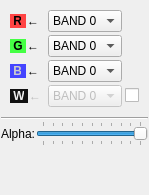
<?xml version="1.0" encoding="UTF-8"?>
<ui version="4.0">
 <class>mvd::ColorSetupWidget</class>
 <widget class="QWidget" name="mvd::ColorSetupWidget">
  <property name="geometry">
   <rect>
    <x>0</x>
    <y>0</y>
    <width>145</width>
    <height>195</height>
   </rect>
  </property>
  <property name="sizePolicy">
   <sizepolicy hsizetype="Preferred" vsizetype="Minimum">
    <horstretch>0</horstretch>
    <verstretch>0</verstretch>
   </sizepolicy>
  </property>
  <property name="windowTitle">
   <string>Form</string>
  </property>
  <property name="locale">
   <locale language="C" country="AnyCountry"/>
  </property>
  <layout class="QGridLayout" name="gridLayout_2">
   <property name="margin">
    <number>1</number>
   </property>
   <property name="spacing">
    <number>1</number>
   </property>
   <item row="3" column="0">
    <spacer name="verticalSpacer">
     <property name="orientation">
      <enum>Qt::Vertical</enum>
     </property>
     <property name="sizeType">
      <enum>QSizePolicy::Expanding</enum>
     </property>
     <property name="sizeHint" stdset="0">
      <size>
       <width>20</width>
       <height>0</height>
      </size>
     </property>
    </spacer>
   </item>
   <item row="0" column="0">
    <layout class="QGridLayout" name="gridLayout">
     <property name="margin">
      <number>9</number>
     </property>
     <property name="spacing">
      <number>3</number>
     </property>
     <item row="3" column="0">
      <layout class="QHBoxLayout" name="wHorizontalLayout">
       <property name="spacing">
        <number>1</number>
       </property>
       <property name="sizeConstraint">
        <enum>QLayout::SetMaximumSize</enum>
       </property>
       <item>
        <widget class="QLabel" name="wLabel">
         <property name="enabled">
          <bool>false</bool>
         </property>
         <property name="sizePolicy">
          <sizepolicy hsizetype="Maximum" vsizetype="Maximum">
           <horstretch>0</horstretch>
           <verstretch>0</verstretch>
          </sizepolicy>
         </property>
         <property name="toolTip">
          <string>White (gray) channel.</string>
         </property>
         <property name="text">
          <string>&lt;span style=&quot;color:#EEEEEE;background-color:#111111&quot;&gt;&amp;nbsp;&lt;b&gt;W&lt;/b&gt;&amp;nbsp;&lt;/span&gt;</string>
         </property>
        </widget>
       </item>
       <item>
        <widget class="QLabel" name="wLeftArrow">
         <property name="enabled">
          <bool>false</bool>
         </property>
         <property name="sizePolicy">
          <sizepolicy hsizetype="Maximum" vsizetype="Maximum">
           <horstretch>0</horstretch>
           <verstretch>0</verstretch>
          </sizepolicy>
         </property>
         <property name="text">
          <string>&lt;span&gt;&lt;b&gt;&amp;larr;&lt;/b&gt;&amp;nbsp;&lt;/span&gt;</string>
         </property>
        </widget>
       </item>
      </layout>
     </item>
     <item row="3" column="1">
      <widget class="QComboBox" name="wComboBox">
       <property name="enabled">
        <bool>false</bool>
       </property>
       <property name="sizePolicy">
        <sizepolicy hsizetype="Expanding" vsizetype="Maximum">
         <horstretch>0</horstretch>
         <verstretch>0</verstretch>
        </sizepolicy>
       </property>
       <item>
        <property name="text">
         <string>BAND 0</string>
        </property>
       </item>
       <item>
        <property name="text">
         <string>BAND 1</string>
        </property>
       </item>
       <item>
        <property name="text">
         <string>BAND 2</string>
        </property>
       </item>
      </widget>
     </item>
     <item row="0" column="0">
      <layout class="QHBoxLayout" name="rHorizontalLayout">
       <property name="spacing">
        <number>1</number>
       </property>
       <property name="sizeConstraint">
        <enum>QLayout::SetMaximumSize</enum>
       </property>
       <item>
        <widget class="QLabel" name="rLabel">
         <property name="sizePolicy">
          <sizepolicy hsizetype="Maximum" vsizetype="Maximum">
           <horstretch>0</horstretch>
           <verstretch>0</verstretch>
          </sizepolicy>
         </property>
         <property name="toolTip">
          <string>Red channel.</string>
         </property>
         <property name="text">
          <string>&lt;span style=&quot;color:#000000;background-color:#FF4444&quot;&gt;&amp;nbsp;&lt;b&gt;R&lt;/b&gt;&amp;nbsp;&lt;/span&gt;</string>
         </property>
        </widget>
       </item>
       <item>
        <widget class="QLabel" name="rLeftArrow">
         <property name="sizePolicy">
          <sizepolicy hsizetype="Maximum" vsizetype="Maximum">
           <horstretch>0</horstretch>
           <verstretch>0</verstretch>
          </sizepolicy>
         </property>
         <property name="text">
          <string>&lt;span&gt;&lt;b&gt;&amp;larr;&lt;/b&gt;&amp;nbsp;&lt;/span&gt;</string>
         </property>
        </widget>
       </item>
      </layout>
     </item>
     <item row="0" column="1">
      <widget class="QComboBox" name="rComboBox">
       <property name="sizePolicy">
        <sizepolicy hsizetype="Expanding" vsizetype="Maximum">
         <horstretch>0</horstretch>
         <verstretch>0</verstretch>
        </sizepolicy>
       </property>
       <item>
        <property name="text">
         <string>BAND 0</string>
        </property>
       </item>
       <item>
        <property name="text">
         <string>BAND 1</string>
        </property>
       </item>
       <item>
        <property name="text">
         <string>BAND 2</string>
        </property>
       </item>
      </widget>
     </item>
     <item row="1" column="0">
      <layout class="QHBoxLayout" name="gHorizontalLayout">
       <property name="spacing">
        <number>1</number>
       </property>
       <property name="sizeConstraint">
        <enum>QLayout::SetMaximumSize</enum>
       </property>
       <item>
        <widget class="QLabel" name="gLabel">
         <property name="sizePolicy">
          <sizepolicy hsizetype="Maximum" vsizetype="Maximum">
           <horstretch>0</horstretch>
           <verstretch>0</verstretch>
          </sizepolicy>
         </property>
         <property name="toolTip">
          <string>Green channel.</string>
         </property>
         <property name="text">
          <string>&lt;span style=&quot;color:#000000;background-color:#44FF44&quot;&gt;&amp;nbsp;&lt;b&gt;G&lt;/b&gt;&amp;nbsp;&lt;/span&gt;</string>
         </property>
        </widget>
       </item>
       <item>
        <widget class="QLabel" name="gLeftArrow">
         <property name="sizePolicy">
          <sizepolicy hsizetype="Maximum" vsizetype="Maximum">
           <horstretch>0</horstretch>
           <verstretch>0</verstretch>
          </sizepolicy>
         </property>
         <property name="text">
          <string>&lt;span&gt;&lt;b&gt;&amp;larr;&lt;/b&gt;&amp;nbsp;&lt;/span&gt;</string>
         </property>
        </widget>
       </item>
      </layout>
     </item>
     <item row="1" column="1">
      <widget class="QComboBox" name="gComboBox">
       <property name="sizePolicy">
        <sizepolicy hsizetype="Expanding" vsizetype="Maximum">
         <horstretch>0</horstretch>
         <verstretch>0</verstretch>
        </sizepolicy>
       </property>
       <item>
        <property name="text">
         <string>BAND 0</string>
        </property>
       </item>
       <item>
        <property name="text">
         <string>BAND 1</string>
        </property>
       </item>
       <item>
        <property name="text">
         <string>BAND 2</string>
        </property>
       </item>
      </widget>
     </item>
     <item row="2" column="0">
      <layout class="QHBoxLayout" name="bHorizontalLayout">
       <property name="spacing">
        <number>1</number>
       </property>
       <property name="sizeConstraint">
        <enum>QLayout::SetMaximumSize</enum>
       </property>
       <item>
        <widget class="QLabel" name="bLabel">
         <property name="sizePolicy">
          <sizepolicy hsizetype="Maximum" vsizetype="Maximum">
           <horstretch>0</horstretch>
           <verstretch>0</verstretch>
          </sizepolicy>
         </property>
         <property name="toolTip">
          <string>Blue channel.</string>
         </property>
         <property name="text">
          <string>&lt;span style=&quot;color:#CCCCCC;background-color:#4444FF&quot;&gt;&amp;nbsp;&lt;b&gt;B&lt;/b&gt;&amp;nbsp;&lt;/span&gt;</string>
         </property>
        </widget>
       </item>
       <item>
        <widget class="QLabel" name="bLeftArrow">
         <property name="sizePolicy">
          <sizepolicy hsizetype="Maximum" vsizetype="Maximum">
           <horstretch>0</horstretch>
           <verstretch>0</verstretch>
          </sizepolicy>
         </property>
         <property name="text">
          <string>&lt;span&gt;&lt;b&gt;&amp;larr;&lt;/b&gt;&amp;nbsp;&lt;/span&gt;</string>
         </property>
        </widget>
       </item>
      </layout>
     </item>
     <item row="2" column="1">
      <widget class="QComboBox" name="bComboBox">
       <property name="sizePolicy">
        <sizepolicy hsizetype="Expanding" vsizetype="Maximum">
         <horstretch>0</horstretch>
         <verstretch>0</verstretch>
        </sizepolicy>
       </property>
       <item>
        <property name="text">
         <string>BAND 0</string>
        </property>
       </item>
       <item>
        <property name="text">
         <string>BAND 1</string>
        </property>
       </item>
       <item>
        <property name="text">
         <string>BAND 2</string>
        </property>
       </item>
      </widget>
     </item>
     <item row="3" column="2">
      <widget class="QCheckBox" name="wCheckBox">
       <property name="toolTip">
        <string>Enable/disable gray-scale mode.</string>
       </property>
       <property name="statusTip">
        <string/>
       </property>
       <property name="text">
        <string/>
       </property>
      </widget>
     </item>
    </layout>
   </item>
   <item row="2" column="0">
    <layout class="QHBoxLayout" name="horizontalLayout">
     <item>
      <widget class="QLabel" name="alphaLabel">
       <property name="text">
        <string>Alpha:</string>
       </property>
      </widget>
     </item>
     <item>
      <widget class="QSlider" name="alphaSlider">
       <property name="maximum">
        <number>10000</number>
       </property>
       <property name="pageStep">
        <number>500</number>
       </property>
       <property name="value">
        <number>10000</number>
       </property>
       <property name="orientation">
        <enum>Qt::Horizontal</enum>
       </property>
       <property name="tickPosition">
        <enum>QSlider::TicksBothSides</enum>
       </property>
       <property name="tickInterval">
        <number>1000</number>
       </property>
      </widget>
     </item>
    </layout>
   </item>
   <item row="1" column="0">
    <widget class="Line" name="line">
     <property name="orientation">
      <enum>Qt::Horizontal</enum>
     </property>
    </widget>
   </item>
  </layout>
 </widget>
 <tabstops>
  <tabstop>rComboBox</tabstop>
  <tabstop>gComboBox</tabstop>
  <tabstop>bComboBox</tabstop>
  <tabstop>wCheckBox</tabstop>
  <tabstop>wComboBox</tabstop>
 </tabstops>
 <resources/>
 <connections>
  <connection>
   <sender>wCheckBox</sender>
   <signal>toggled(bool)</signal>
   <receiver>wComboBox</receiver>
   <slot>setEnabled(bool)</slot>
   <hints>
    <hint type="sourcelabel">
     <x>150</x>
     <y>161</y>
    </hint>
    <hint type="destinationlabel">
     <x>95</x>
     <y>162</y>
    </hint>
   </hints>
  </connection>
  <connection>
   <sender>wCheckBox</sender>
   <signal>toggled(bool)</signal>
   <receiver>wLeftArrow</receiver>
   <slot>setEnabled(bool)</slot>
   <hints>
    <hint type="sourcelabel">
     <x>150</x>
     <y>161</y>
    </hint>
    <hint type="destinationlabel">
     <x>41</x>
     <y>162</y>
    </hint>
   </hints>
  </connection>
  <connection>
   <sender>wCheckBox</sender>
   <signal>toggled(bool)</signal>
   <receiver>wLabel</receiver>
   <slot>setEnabled(bool)</slot>
   <hints>
    <hint type="sourcelabel">
     <x>150</x>
     <y>161</y>
    </hint>
    <hint type="destinationlabel">
     <x>19</x>
     <y>162</y>
    </hint>
   </hints>
  </connection>
  <connection>
   <sender>wCheckBox</sender>
   <signal>toggled(bool)</signal>
   <receiver>bLabel</receiver>
   <slot>setDisabled(bool)</slot>
   <hints>
    <hint type="sourcelabel">
     <x>150</x>
     <y>161</y>
    </hint>
    <hint type="destinationlabel">
     <x>18</x>
     <y>129</y>
    </hint>
   </hints>
  </connection>
  <connection>
   <sender>wCheckBox</sender>
   <signal>toggled(bool)</signal>
   <receiver>bLeftArrow</receiver>
   <slot>setDisabled(bool)</slot>
   <hints>
    <hint type="sourcelabel">
     <x>150</x>
     <y>161</y>
    </hint>
    <hint type="destinationlabel">
     <x>40</x>
     <y>129</y>
    </hint>
   </hints>
  </connection>
  <connection>
   <sender>wCheckBox</sender>
   <signal>toggled(bool)</signal>
   <receiver>bComboBox</receiver>
   <slot>setDisabled(bool)</slot>
   <hints>
    <hint type="sourcelabel">
     <x>150</x>
     <y>161</y>
    </hint>
    <hint type="destinationlabel">
     <x>95</x>
     <y>129</y>
    </hint>
   </hints>
  </connection>
  <connection>
   <sender>wCheckBox</sender>
   <signal>toggled(bool)</signal>
   <receiver>gLabel</receiver>
   <slot>setDisabled(bool)</slot>
   <hints>
    <hint type="sourcelabel">
     <x>150</x>
     <y>161</y>
    </hint>
    <hint type="destinationlabel">
     <x>19</x>
     <y>96</y>
    </hint>
   </hints>
  </connection>
  <connection>
   <sender>wCheckBox</sender>
   <signal>toggled(bool)</signal>
   <receiver>gLeftArrow</receiver>
   <slot>setDisabled(bool)</slot>
   <hints>
    <hint type="sourcelabel">
     <x>150</x>
     <y>161</y>
    </hint>
    <hint type="destinationlabel">
     <x>41</x>
     <y>96</y>
    </hint>
   </hints>
  </connection>
  <connection>
   <sender>wCheckBox</sender>
   <signal>toggled(bool)</signal>
   <receiver>gComboBox</receiver>
   <slot>setDisabled(bool)</slot>
   <hints>
    <hint type="sourcelabel">
     <x>150</x>
     <y>161</y>
    </hint>
    <hint type="destinationlabel">
     <x>95</x>
     <y>96</y>
    </hint>
   </hints>
  </connection>
  <connection>
   <sender>wCheckBox</sender>
   <signal>toggled(bool)</signal>
   <receiver>rLabel</receiver>
   <slot>setDisabled(bool)</slot>
   <hints>
    <hint type="sourcelabel">
     <x>150</x>
     <y>161</y>
    </hint>
    <hint type="destinationlabel">
     <x>18</x>
     <y>63</y>
    </hint>
   </hints>
  </connection>
  <connection>
   <sender>wCheckBox</sender>
   <signal>toggled(bool)</signal>
   <receiver>rLeftArrow</receiver>
   <slot>setDisabled(bool)</slot>
   <hints>
    <hint type="sourcelabel">
     <x>150</x>
     <y>161</y>
    </hint>
    <hint type="destinationlabel">
     <x>40</x>
     <y>63</y>
    </hint>
   </hints>
  </connection>
  <connection>
   <sender>wCheckBox</sender>
   <signal>toggled(bool)</signal>
   <receiver>rComboBox</receiver>
   <slot>setDisabled(bool)</slot>
   <hints>
    <hint type="sourcelabel">
     <x>150</x>
     <y>161</y>
    </hint>
    <hint type="destinationlabel">
     <x>95</x>
     <y>63</y>
    </hint>
   </hints>
  </connection>
 </connections>
</ui>
